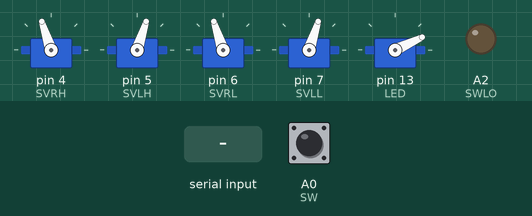
This sketch was run on a simulated Arduino Uno, built with avr-gcc and run on an emulated ATmega328P. Parts: 5 × servo, output pins drawn as LEDs (lit = HIGH). Wiring (inferred from the names in the program): servo: signal pin 13. The test bench sets the inputs (shaded band); at power-on: A0 (SW) HIGH. Servo pulses on a pin are drawn as a servo (544–2400 µs = 0–180°); pins used as bus, display or sensor lines are not drawn.

Above: at 1.2 s.
1.3 s: A0 (SW) pulled LOW for 0.15 s
4.3 s: "90,45,200,10\n" received over Serial
At 7.6 s:
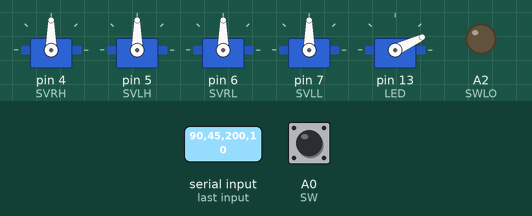
Timing chart, 0 to 9.1 s (numbered marks = the images above; inputs shaded):
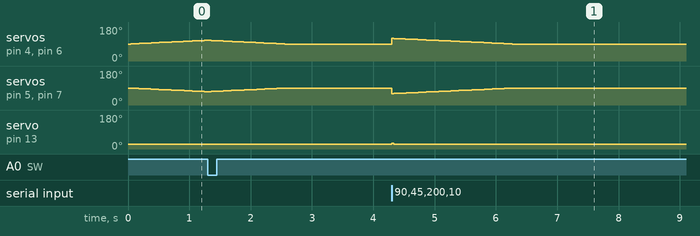

The sketch:

G-FeedBackRest.ino
```cpp
/*****************************************************************************
*
*	G-FeedBackRest.ino -- Gフィードバック・バックレスト(背もたれ)
*
*	rev1.0	2023/04/29	initial revision by	Toshi
*	Rev1.1	2023/05/25	テストモードを統合
*
*****************************************************************************/

// TEST種類
// 0:通常動作
// 1:シリアル入力したパルス幅[μs]をサーボに出力する
// 2:シリアル入力したForce FMIN～FMAXをサーボに出力する
// 3:FMIN～FMAXをサーボに出力する
#define TEST 0

#include <stdlib.h>
#include <string.h>
#include <Servo.h>	// サーボライブラリ

/*** 定数とマクロ ***/
#define	TRUE	1
#define	FALSE	0
#define	ERR	(-1)
#define	OK		0
#define	YES		1
#define	NO		0
#define BOOL unsigned char
#define CHAR char
#define UCHAR unsigned char
#define SHORT int
#define USHORT unsigned int
#define LONG long
#define ULONG unsigned long
#define FLOAT float
#define DOUBLE double
#define BOOLSET(x) (BOOL)(((x) != 0) ? TRUE : FALSE)

// Arduino ピン設定
#define SVRH 4		// 右上(右肩) サーボピン(いづれも外部でプルアップが必要)
#define SVLH 5		// 左上(左肩)
#define SVRL 6		// 右下(右尻)
#define SVLL 7		// 左下(左尻)
#define LED 13
#define LED_ON digitalWrite(LED, 1);
#define LED_OFF digitalWrite(LED, 0);
#define SW A0
#define SWLO A2		// スイッチを基板に直付けしたので片側をGNDに落とす代わり

// サーボ関連
#define AMAX 1800	// アクチュエータ全開時の角度 180[deg]相当x10
#define AMIN 900	// アクチュエータ全閉時の角度 90[deg]相当x10
#define FMAX 4000	// アクチュエータ全開時の力 [G]相当x1000
#define FMIN -2000	// アクチュエータ全閉時の力 [G]相当x1000

#define TIMEOUT 30		// 受信タイムアウト回数 3[sec]x10
#define FILT_G 0.1		// Gフィルタ定数

/********* グローバル変数 *********/
ULONG LastTime;			// ループ時間計測用
SHORT RxTime = 30000;	// 受信間隔計測用(通電時はタイムアウト状態)
Servo servoRH;			// 右上(サーボ#1)
Servo servoLH;			// 左上(サーボ#2)
Servo servoRL;			// 右下(サーボ#3)
Servo servoLL;			// 左下(サーボ#4)
FLOAT Dt;				// 受信したインターバル[s]
FLOAT Glon, Glat, Gvert;// 受信した前後G, 横G, 上下G[G]
FLOAT GlonFilt, GlatFilt, GvertFilt;// フィルタした前後G, 横G, 上下G[G]
SHORT ForceRH;			// サーボ出力(1G→1000)
SHORT ForceLH;
SHORT ForceRL;
SHORT ForceLL;
BOOL fRxTimeout;		// 受信タイムアウト
BOOL fRxStart;			// 受信開始
FLOAT Roll, Pitch;

// amazon購入のMG995サーボ(180deg品)
#define SVMIN 350		// サーボ最少パルス幅[us]
#define SVMAX 2650		// サーボ最大パルス幅[us]
#define DELTA90 1000	// サーボ90deg当たりの幅[us]
// サーボに個体差があり、センター位置になるようにTEST=1で値を得る
const SHORT Trim[4] = {1500, 1550, 1550, 1570};

// プロトタイプ宣言
void CalcFadeinoutForce(SHORT* force, SHORT tgt);
void ServoWrite10RH(SHORT angle);
void ServoWrite10LH(SHORT angle);
void ServoWrite10RL(SHORT angle);
void ServoWrite10LL(SHORT angle);
LONG map2(LONG x, LONG in_min, LONG in_max, LONG out_min, LONG out_max);
void Filter(FLOAT* filt, FLOAT dat, FLOAT fact);
void AddOnTime(BOOL flag, SHORT* ontime);

/*----------------------------------------------------------------------------
	セットアップ
----------------------------------------------------------------------------*/
void setup()
{
	pinMode(LED, OUTPUT);
	pinMode(SW, INPUT_PULLUP);
	pinMode(SWLO, OUTPUT);
	digitalWrite(SWLO, 0);

	Serial.begin(115200);	// ハードウェアシリアル115.2kbps
	while (!Serial);

	// サーボを組み込む
#if TEST == 1	// 調整のため500～2500より少し外側を設定しておく
	servoRH.attach(SVRH, SVMIN, SVMAX);
	servoLH.attach(SVLH, SVMIN, SVMAX);
	servoRL.attach(SVRL, SVMIN, SVMAX);
	servoLL.attach(SVLL, SVMIN, SVMAX);
#else	// 通常はトリム調整後の値を設定する
	servoRH.attach(SVRH, Trim[0] - DELTA90, Trim[0] + DELTA90);
	servoLH.attach(SVLH, Trim[1] - DELTA90, Trim[1] + DELTA90);
	servoRL.attach(SVRL, Trim[2] - DELTA90, Trim[2] + DELTA90);
	servoLL.attach(SVLL, Trim[3] - DELTA90, Trim[3] + DELTA90);
#endif //TEST

	ForceRH = ForceLH = ForceRL = ForceLL = FMIN;

	LastTime = micros();
}
/*----------------------------------------------------------------------------
	メインループ
----------------------------------------------------------------------------*/
void loop()
{
	if (micros() - LastTime >= 10000L)	// 10[ms]x1000
	{
		LastTime = micros();
LED_ON
#if TEST == 0	// 通常モードのビルドなら
		Job10ms();		// 10ms処理(rev1.0処理時間の実測は440μsほど)
#elif TEST == 3
		Job10msTest03();
#endif //TEST
LED_OFF
	}

	RxData();			// データ受信
}
/*----------------------------------------------------------------------------
	データ受信
----------------------------------------------------------------------------*/
#define BUFSIZ 64		// 受信バッファサイズ
void RxData()
{
	CHAR c, *p;
	static CHAR rxbuff[BUFSIZ];	// 受信バッファ
	static CHAR pbuff;			// バッファポインタ
	SHORT count, i;
	SHORT rxdata;

	while (Serial.available() > 0)	// 文字を受信していれば
	{
		c = Serial.read();			// 1文字受信
		if (pbuff < BUFSIZ - 2)		// バッファに余裕があるなら
		{
			rxbuff[pbuff++] = c;	// 格納
			if (c == '\n' && pbuff > 1)	// 行末か？
			{
				rxbuff[pbuff - 1] = '\0';// 文字列をターミネート
				pbuff = 0;			// ポインタを先頭に

#if TEST == 1	// テストモードのビルドなら
				Serial.println(rxbuff);
				rxdata = atoi(rxbuff);	// 文字→数値変換
				servoRH.writeMicroseconds(rxdata);
				servoLH.writeMicroseconds(rxdata);
				servoRL.writeMicroseconds(rxdata);
				servoLL.writeMicroseconds(rxdata);
#elif TEST == 2
				Serial.println(rxbuff);
				rxdata = atoi(rxbuff);	// 文字→数値変換
				ServoWrite10RH(map2(rxdata, FMIN, FMAX, AMIN, AMAX));
				ServoWrite10LH(map2(rxdata, FMIN, FMAX, AMIN, AMAX));
				ServoWrite10RL(map2(rxdata, FMIN, FMAX, AMIN, AMAX));
				ServoWrite10LL(map2(rxdata, FMIN, FMAX, AMIN, AMAX));
#else
				// 1行に含まれる','の数を数える
				for (count = i = 0; rxbuff[i] != '\0'; i++)
				{
					if (rxbuff[i] == ',')
					{
						count++;
					}
				}
				if (count == 3)	// SimGetGからの正常受信か？
				{
					RxTime = 0;			// 受信時間クリア
					// 文字列→数値変換
					p = strtok(rxbuff, ",");
					Dt = atof(p);			// simインターバル
					p = strtok(NULL, ",");
					Glon = atof(p);			// 前後G(前が正)
					p = strtok(NULL, ",");
					Glat = atof(p);			// 横G(右が正)
					p = strtok(NULL, ",");
					Gvert = atof(p);		// 上下G(上が正)
				}
				else if (count == 4)	// SimToolsからの正常受信か？
				{
					RxTime = 0;			// 受信時間クリア
					// 文字列→数値変換
					p = strtok(rxbuff, ",");
					Roll = (atof(p) - 32767.0) / 32767.0;	// ロール
					p = strtok(NULL, ",");
					Pitch = (atof(p) - 32767.0) / 32767.0;	// ピッチ
					p = strtok(NULL, ",");
					Glon = (atof(p) - 32767.0) / 32767.0;	// 前後G(前が正)
					p = strtok(NULL, ",");
					Glat = (atof(p) - 32767.0) / 32767.0;	// 横G(右が正)
					p = strtok(NULL, ",");
					Gvert = (atof(p) - 32767.0) / 32767.0;	//上下G(上が正)
				}
#endif //TEST
			}
		}
		else	// バッファフルなら
		{
			pbuff = 0;	// ポインタを先頭に
		}
	}
}
/*----------------------------------------------------------------------------
	10ms処理
----------------------------------------------------------------------------*/
void Job10ms()
{
	static BOOL ftoutz, fmin;
	static SHORT frh, flh, frl, fll;

	// 受信したGをフィルタリング
	Filter(&GlonFilt, Glon, FILT_G);
	Filter(&GlatFilt, Glat, FILT_G);
	Filter(&GvertFilt, Gvert, FILT_G);

	if (!digitalRead(SW))	// SWオン？
	{
		fmin = TRUE;		// サーボを目いっぱい戻す要求
	}

	// 正常受信してからの経過時間
	AddOnTime(TRUE, &RxTime);
	fRxTimeout = BOOLSET(RxTime >= TIMEOUT);	// 受信タイムアウト？
	if (ftoutz && !fRxTimeout)	// 受信タイムアウト解除？
	{
		fRxStart = TRUE;	// 初期化シーケンス開始要求
		GlonFilt = Glon;	// Gフィルタの初期化
		GlatFilt = Glat;
		GvertFilt = Gvert;
		CalcForce();		// 通常時のサーボ指示を得る
		frh = ForceRH;		// 新しい指示値
		flh = ForceLH;
		frl = ForceRL;
		fll = ForceLL;
		ForceRH = 0;		// 今は0に戻っていると仮定
		ForceLH = 0;
		ForceRL = 0;
		ForceLL = 0;
	}
	ftoutz = fRxTimeout;

	if (fmin)	// サーボを目いっぱい戻す要求？
	{	// サーボを目いっぱい戻すサーボ指示を作成
		CalcFadeinoutForce(&ForceRH, FMIN);
		CalcFadeinoutForce(&ForceLH, FMIN);
		CalcFadeinoutForce(&ForceRL, FMIN);
		CalcFadeinoutForce(&ForceLL, FMIN);
		// すべてのサーボが戻り切った状態でSWオン？
		if (ForceRH == FMIN && ForceLH == FMIN &&
			ForceRL == FMIN && ForceLL == FMIN && !digitalRead(SW))
		{
			fmin = FALSE;	// 通常動作に戻る
		}
	}
	else if (fRxStart)	// 初期化シーケンス？
	{
		CalcFadeinoutForce(&ForceRH, frh);
		CalcFadeinoutForce(&ForceLH, flh);
		CalcFadeinoutForce(&ForceRL, frl);
		CalcFadeinoutForce(&ForceLL, fll);
		// すべてのサーボが新たな位置に到達した？
		if (ForceRH == frh && ForceLH == flh &&
			ForceRL == frl && ForceLL == fll)
		{
			fRxStart = FALSE;
		}
	}
	else if (fRxTimeout)	// 受信が途絶えた？
	{
		// 0Gの位置まで徐々に増減するサーボ指示を作成
		CalcFadeinoutForce(&ForceRH, 0);
		CalcFadeinoutForce(&ForceLH, 0);
		CalcFadeinoutForce(&ForceRL, 0);
		CalcFadeinoutForce(&ForceLL, 0);
	}
	else	// 通常受信時
	{
		CalcForce();	// 通常時のサーボ指示を作成
	}

	// サーボ出力
	ServoWrite10RH(map2(ForceRH, FMIN, FMAX, AMIN, AMAX));
	ServoWrite10LH(map2(ForceLH, FMIN, FMAX, AMIN, AMAX));
	ServoWrite10RL(map2(ForceRL, FMIN, FMAX, AMIN, AMAX));
	ServoWrite10LL(map2(ForceLL, FMIN, FMAX, AMIN, AMAX));
}
/*----------------------------------------------------------------------------
	100ms処理テスト03用
----------------------------------------------------------------------------*/
#define GDELTA 0.05
void Job10msTest03()
{
	static BOOL fmin;
	static SHORT count;

	Glat = Gvert = 0;

	if (count++ >= 10)
	{
		count = 0;
		if (!fmin)
		{
			Glon += GDELTA;
			if (Glon >= FMAX / 1000.0)
			{
				fmin = TRUE;
			}
		}
		else
		{
			Glon -= GDELTA;
			if (Glon <= FMIN / 1000.0)
			{
				fmin = FALSE;
			}
		}
	}

	// Gをフィルタリング
	Filter(&GlonFilt, Glon, FILT_G);
	Filter(&GlatFilt, Glat, FILT_G);
	Filter(&GvertFilt, Gvert, FILT_G);

	CalcForce();	// 通常時のサーボ指示を作成

//	// サーボ出力
	ServoWrite10RH(map2(ForceRH, FMIN, FMAX, AMIN, AMAX));
	ServoWrite10LH(map2(ForceLH, FMIN, FMAX, AMIN, AMAX));
	ServoWrite10RL(map2(ForceRL, FMIN, FMAX, AMIN, AMAX));
	ServoWrite10LL(map2(ForceLL, FMIN, FMAX, AMIN, AMAX));
}
/*----------------------------------------------------------------------------
	指示を徐々に目標まで増減するためのサーボ指示を作成
	書式 void CalcFadeinoutForce(SHORT* force, SHORT tgt);

	SHORT*_force;	力[G]x1000
	SHORT tgt;		力[G]x1000
----------------------------------------------------------------------------*/
#define FDELTA 10	// 1サンプリングあたりに変化させる力[G]x1000
void CalcFadeinoutForce(SHORT* force, SHORT tgt)
{
	if (*force - tgt > FDELTA)
	{
		*force -= FDELTA;
	}
	else if (*force - tgt < -FDELTA)
	{
		*force += FDELTA;
	}
	else
	{
		*force = tgt;
	}
}
/*----------------------------------------------------------------------------
	通常時のサーボ指示を作成
----------------------------------------------------------------------------*/
void CalcForce()
{
	SHORT flon, flat, fvert;

	// G→力変換(単純に1000倍した整数値)
	flon = (SHORT)(GlonFilt * 1000.0);
	flat = (SHORT)(GlatFilt * 1000.0);
	fvert = (SHORT)(GvertFilt * 1000.0);

	// 前後G
	// すべてのサーボを±に動かす
	ForceRH = ForceLH = ForceRL = ForceLL = flon;

	// 横G
#if 1
	if (flat > 0) // 右に加速中の場合は
	{
		ForceLH += flat;	// 左側のサーボを+に動かす
		ForceLL += flat;
	}
	else // 左に加速中の場合は
	{
		ForceRH -= flat;	// 右側のサーボを+に動かす
		ForceRL -= flat;
	}
#else
	ForceLH += flat;	// 左側のサーボを±に動かす
	ForceLL += flat;
	ForceRH -= flat;	// 右側のサーボを逆に動かす
	ForceRL -= flat;
#endif
	// 上下G
#if 1
	if (fvert > 0) // 上に加速中の場合は
	{
		ForceRL += fvert;	// 下側のサーボを+に動かす
		ForceLL += fvert;
	}
	else // 下に加速中の場合は
	{
		ForceRH += fvert;	// 上側のサーボを-に動かす
		ForceLH += fvert;
	}
#else
	ForceRL += fvert;	// 下側のサーボを±に動かす
	ForceLL += fvert;
	ForceRH -= fvert;	// 上側のサーボを逆に動かす
	ForceLH -= fvert;
#endif
}
/*----------------------------------------------------------------------------
	サーボに角度を指示(角度はdegを10倍した整数)
	書式 void ServoWrite10xx(SHORT angle);

	SHORT angle;	角度0～180[deg]x10
----------------------------------------------------------------------------*/
void ServoWrite10RH(SHORT angle)
{
	servoRH.writeMicroseconds(map(angle, 0, AMAX,
								Trim[0] - DELTA90, Trim[0] + DELTA90));
#if TEST == 3
//	Serial.println(angle);
	Serial.println(map(angle, 0, AMAX,
								Trim[0] - DELTA90, Trim[0] + DELTA90));
#endif //TEST
}
void ServoWrite10LH(SHORT angle)
{
	servoLH.writeMicroseconds(map(angle, AMAX, 0,
								Trim[1] - DELTA90, Trim[1] + DELTA90));
}
void ServoWrite10RL(SHORT angle)
{
	servoRL.writeMicroseconds(map(angle, 0, AMAX,
								Trim[2] - DELTA90, Trim[2] + DELTA90));
}
void ServoWrite10LL(SHORT angle)
{
	servoLL.writeMicroseconds(map(angle, AMAX, 0,
								Trim[3] - DELTA90, Trim[3] + DELTA90));
}
/*----------------------------------------------------------------------------
	最大最少をリミット付きmap関数()
----------------------------------------------------------------------------*/
LONG map2(LONG x, LONG in_min, LONG in_max, LONG out_min, LONG out_max)
{
	LONG ret;

	ret = map(x, in_min, in_max, out_min, out_max);
	ret = constrain(ret, out_min, out_max);
	return ret;
}
/*----------------------------------------------------------------------------
	フィルタ
	書式 void Filter(FLOAT* filt, FLOAT dat, FLOAT fact);

	FLOAT filt;		入力(1サンプル前)→出力
	FLOAT dat;		入力(今回)
	FLOAT fact;		フィルタ定数
----------------------------------------------------------------------------*/
void Filter(FLOAT* filt, FLOAT dat, FLOAT fact)
{
	*filt = (1.0 - fact) * *filt + fact * dat;
}
/*----------------------------------------------------------------------------
	フラグのオン時間の累積
	書式 void AddOnTime(BOOL flag, SHORT* ontime)

	BOOL flag;		フラグ
	SHORT* ontime;	オン時間
----------------------------------------------------------------------------*/
#define	TIMEMAX 30000
void AddOnTime(BOOL flag, SHORT* ontime)
{
	if (flag)							/* オンしてるなら */
	{
		if (*ontime < TIMEMAX)
		{
			(*ontime)++;				/*オン時間＋＋ */
		}
	}
	else
	{
		*ontime = 0;
	}
}
/*** end of "G-FeedBackRest.ino" ***/
```

Measured:
- after the input at 4.3 s, servo on pin 13 (LED): 25° → 31° at once, → 25° 0.03 s later
